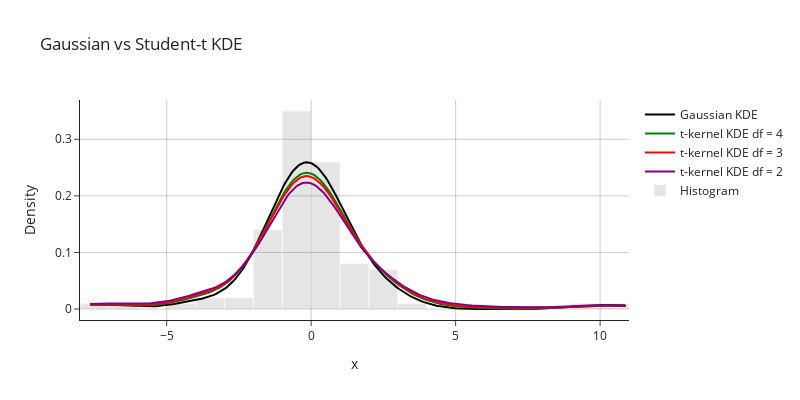

The notebook cell saved with this chart:
### Code cell
fig = go.Figure()

# Gaussian KDE
fig.add_trace(
    go.Scatter(
        x=new_grid,
        y=n_density,
        mode="lines",
        name="Gaussian KDE",
        line=dict(color="black")
    )
)

# t-kernel KDE df = 4
fig.add_trace(
    go.Scatter(
        x=new_grid,
        y=t4_density,
        mode="lines",
        name="t-kernel KDE df = 4",
        line=dict(color="green")
    )
)

# t-kernel KDE df = 3
fig.add_trace(
    go.Scatter(
        x=new_grid,
        y=t3_density,
        mode="lines",
        name="t-kernel KDE df = 3",
        line=dict(color="red")
    )
)

# t-kernel KDE df = 2
fig.add_trace(
    go.Scatter(
        x=new_grid,
        y=t2_density,
        mode="lines",
        name="t-kernel KDE df = 2",
        line=dict(color="purple")
    )
)

# Histogram
fig.add_trace(
    go.Histogram(
        x=t_samples,
        nbinsx=20,
        histnorm="probability density",
        marker=dict(color="gray"),
        opacity=0.2,
        name="Histogram"
    )
)

fig.update_layout(
    title="Gaussian vs Student-t KDE",
    width=800,
    height=400,
    template="simple_white",
    xaxis_title="x",
    yaxis_title="Density",
    legend=dict(x=0.02, y=0.98),
)

fig.update_xaxes(showgrid=True, gridwidth=1, gridcolor="rgba(0,0,0,0.2)")
fig.update_yaxes(showgrid=True, gridwidth=1, gridcolor="rgba(0,0,0,0.2)")

fig.update_layout(
    legend=dict(
        x=1.02,
        y=1,
        xanchor="left",
        yanchor="top"
    ),
    margin=dict(r=160)  # make room for the legend
)

fig.show()

### Figure 1 — Plotly figure (JSON) as saved in the notebook; plotly's stock layout.template omitted (floating-point values rounded to 4 significant figures; data arrays with more than 128 entries replaced by an {"elided": "..."} marker saying what was removed)
{"data": [{"line": {"color": "black"}, "mode": "lines", "name": "Gaussian KDE", "type": "scatter", "x": {"elided": "256 float values"}, "y": {"elided": "256 float values"}}, {"line": {"color": "green"}, "mode": "lines", "name": "t-kernel KDE df = 4", "type": "scatter", "x": {"elided": "256 float values"}, "y": {"elided": "256 float values"}}, {"line": {"color": "red"}, "mode": "lines", "name": "t-kernel KDE df = 3", "type": "scatter", "x": {"elided": "256 float values"}, "y": {"elided": "256 float values"}}, {"line": {"color": "purple"}, "mode": "lines", "name": "t-kernel KDE df = 2", "type": "scatter", "x": {"elided": "256 float values"}, "y": {"elided": "256 float values"}}, {"histnorm": "probability density", "marker": {"color": "gray"}, "name": "Histogram", "nbinsx": 20, "opacity": 0.2, "type": "histogram", "x": [2.994, -0.1508, -0.02749, 1.033, 1.348, 2.422, 1.015, -0.2299, 9.673, 0.5273, 2.079, 0.07417, 0.7165, 2.514, 0.7481, -7.653, -0.8801, -0.4024, 0.2883, -0.5787, -1.072, -0.09365, 0.02527, -1.3, 3.207, -0.3373, -1.232, 0.2901, 0.2606, 0.7076, 0.06067, -0.2797, -1.067, -0.349, -0.1484, -1.144, -0.1389, -0.1686, 0.6822, -0.0111, -0.6682, -0.7575, -3.401, -0.2905, 0.4161, -4.133, -0.9346, -1.843, -1.23, -6.92, 0.7205, 0.518, -0.2462, 0.04316, -0.1599, 0.7889, 2.03, -1.976, 0.1416, 0.0002287, -0.5955, 0.3848, 0.9352, -3.986, -0.8604, 1.264, -0.5505, -1.01, -0.7965, -1.471, 1.11, -0.7789, -0.7953, -2.116, 0.6639, 0.8787, 2.203, -0.8271, 0.8249, -1.835, -2.462, -0.09209, -1.68, 1.482, 10.88, -0.9692, -0.8287, 2.0, -0.5009, 1.3, 0.5204, -1.082, -0.9414, -1.758, -0.3531, -0.2208, 0.4336, 1.715, 0.8332, -0.1168]}], "layout": {"height": 400, "legend": {"x": 1.02, "xanchor": "left", "y": 1, "yanchor": "top"}, "margin": {"r": 160}, "title": {"text": "Gaussian vs Student-t KDE"}, "width": 800, "xaxis": {"gridcolor": "rgba(0,0,0,0.2)", "gridwidth": 1, "showgrid": true, "title": {"text": "x"}}, "yaxis": {"gridcolor": "rgba(0,0,0,0.2)", "gridwidth": 1, "showgrid": true, "title": {"text": "Density"}}}}
